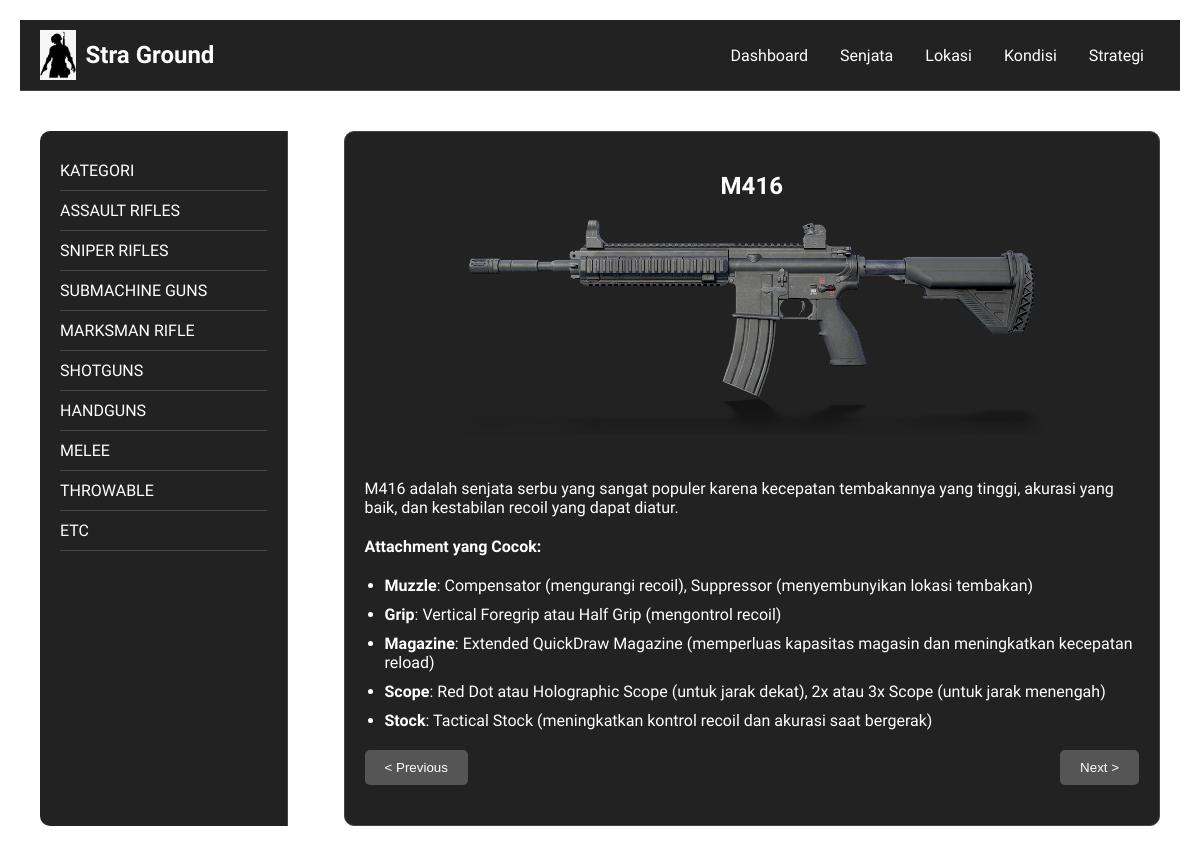
The app's page /Straground2/senjata.php with its own data.
### tables this page shows
CREATE TABLE `kategori` (
  `id` int(11) NOT NULL,
  `nama` varchar(255) NOT NULL
);

CREATE TABLE `senjata` (
  `id` int(11) NOT NULL,
  `nama` varchar(255) NOT NULL,
  `deskripsi` text NOT NULL,
  `gambar` varchar(255) NOT NULL,
  `idkategori` int(11) DEFAULT NULL,
  `digunakan` int(11) DEFAULT 0,
  `tidak_digunakan` int(11) DEFAULT 0
);

### Straground2/senjata.php (the view, shortened to what this page needs)
<?php
$conn = dbConnect();
$idkategori = isset($_GET['kategori']) ? $_GET['kategori'] : 1;
$page = isset($_GET['page']) ? $_GET['page'] : 0;
$sqlKategori = "SELECT * FROM kategori";
$resultKategori = $conn->query($sqlKategori);
$sqlSenjata = "SELECT * FROM senjata WHERE idkategori = $idkategori LIMIT 1 OFFSET $page";
$resultSenjata = $conn->query($sqlSenjata);
$sqlCount = "SELECT COUNT(*) as total FROM senjata WHERE idkategori = $idkategori";
$resultCount = $conn->query($sqlCount);
$totalSenjata = $resultCount->fetch_assoc()['total'];
?>
<!DOCTYPE html>
<html lang="en">
<head>
    <link rel="stylesheet" href="senjata.css">
</head>
<body>
    <div class="container">
        <header>
        <a class="logo" href="awal.html"">
                <img src="gambar/logo.png" alt="Logo">
                <h1>Stra Ground</h1>
            </a>
            <nav>
            <a href="dashboard_user.php">Dashboard</a>
                <a href="senjata.php">Senjata</a>
                <a href="lokasi.php">Lokasi</a>
                <a href="kondisi.html">Kondisi</a>
                <a href="strategi.html">Strategi</a>
            </nav>
        </header>
        <main>
            <div class="sidebar">
                <a href="#">KATEGORI</a>
                <?php while($row = $resultKategori->fetch_assoc()): ?>
                    <a href="?kategori=<?= $row['id'] ?>"><?= $row['nama'] ?></a>
                <?php endwhile; ?>
            </div>
            <div class="content">
                <?php if ($resultSenjata->num_rows > 0): ?>
                    <?php $row = $resultSenjata->fetch_assoc(); ?>
                    <h2><?= $row['nama'] ?></h2>
                    <img src="gambar/<?= $row['gambar'] ?>" alt="<?= $row['nama'] ?>" class="weapon-image">
                    <div class="description">
                        <p><?= $row['deskripsi'] ?></p>
                    </div>
                    <div class="navigation">
                        <form method="GET">
                            <button type="submit" <?= $page <= 0 ? 'disabled' : '' ?>>&lt; Previous</button>
                        </form>
                        <form method="GET">
                            <button type="submit" <?= $page >= $totalSenjata - 1 ? 'disabled' : '' ?>>Next &gt;</button>
                        </form>
                    </div>
                <?php else: ?>
                    <p>Tidak ada senjata di kategori ini.</p>
                <?php endif; ?>
            </div>
        </main>
    </div>
</body>
</html>

### Straground2/senjata.css (style rules this page uses)
body { font-family: 'Aldrich', sans-serif; background: url('gambar/background.png') no-repeat center center fixed; background-size: cover; color: #fff; margin: 0; padding: 0; }
.container { width: 100%; padding: 20px; box-sizing: border-box; position: relative; }
header { display: flex; justify-content: space-between; align-items: center; padding: 10px 20px; background-color: #222; border-bottom: 1px solid #444; }
header .logo { display: flex; align-items: center; color: #fff; text-decoration: none; }
header .logo img { height: 50px; margin-right: 10px; }
header .logo h1 { font-size: 24px; margin: 0; }
nav { display: flex; justify-content: space-between; align-items: center; }
nav a { color: #fff; text-decoration: none; padding: 10px 15px; border: 1px solid transparent; }
main { display: flex; padding: 40px 20px; }
.sidebar { width: 20%; background-color: #222; padding: 20px; border-right: 1px solid #444; border-radius: 10px 0 0 10px; }
.sidebar a { color: #fff; text-decoration: none; display: block; padding: 10px 0; border-bottom: 1px solid #444; }
.content { width: 75%; margin-left: 5%; padding: 20px; background-color: #222; border-radius: 10px; border: 1px solid #444; text-align: center; }
.weapon-image { width: 100%; max-width: 600px; margin-bottom: 20px; }
.navigation { display: flex; justify-content: space-between; margin: 20px 0; }
.navigation button { background-color: #555; border: none; color: #fff; padding: 10px 20px; cursor: pointer; border-radius: 5px; }
.description { text-align: left; }
.description p { margin: 20px 0; }
.description ul { list-style-type: disc; padding-left: 20px; }
.description ul li { margin: 10px 0; }

### records on screen
kategori: nama "ASSAULT RIFLES"
kategori: nama "SNIPER RIFLES"
kategori: nama "SUBMACHINE GUNS"
kategori: nama "MARKSMAN RIFLE"
kategori: nama "SHOTGUNS"
kategori: nama "HANDGUNS"
kategori: nama "MELEE"
kategori: nama "THROWABLE"
kategori: nama "ETC"
senjata: nama "M416", gambar (picture), deskripsi "M416 adalah senjata serbu yang sangat populer karena kecepatan tembakannya yang tinggi, akurasi yang baik, dan kestabilan recoil yang dapat diatur. Attachment yang Cocok: Muzzle : Compensator (mengurangi recoil), Suppressor (menyembunyikan lokasi tembakan) Grip : Vertical Foregrip atau Half Grip (mengontrol recoil) Magazine : Extended QuickDraw Magazine (memperluas kapasitas magasin dan meningkatkan kecepatan reload) Scope : Red Dot atau Holographic Scope (untuk jarak dekat), 2x atau 3x Scope (untuk jarak menengah) Stock : Tactical Stock (meningkatkan kontrol recoil dan akurasi saat bergerak)"
